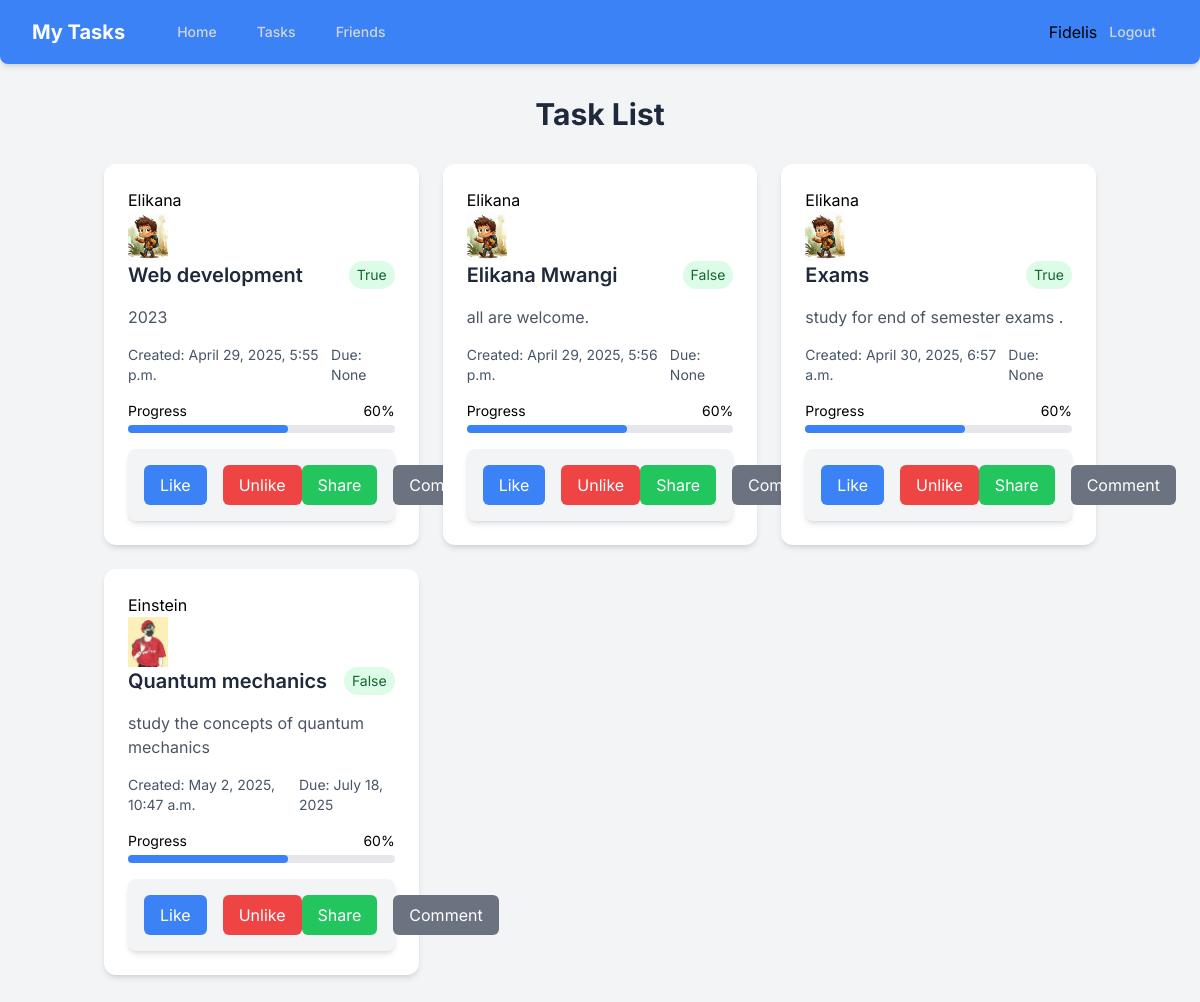
The app's page /tasks/friendstask (signed in) with its own data.
### tasks/models.py (models this page shows, shortened)
class Task(models.Model):
    title = models.CharField(max_length=200)
    description = models.TextField(blank=True, null=True)
    due_date = models.DateField(blank=True, null=True)
    created_at = models.DateTimeField(auto_now_add=True)
    updated_at = models.DateTimeField(auto_now=True)
    completed = models.BooleanField(default=False)
    user = models.ForeignKey(User, on_delete=models.CASCADE, related_name='tasks')

### friends/models.py (models this page shows, shortened)
class Profile(models.Model):
    user = models.OneToOneField(User, on_delete=models.CASCADE,related_name='profile')
    bio = models.TextField(max_length=500, blank=True)
    profile_picture = models.ImageField(upload_to='profile_pictures/', blank=True, null=True)
    firstname=models.TextField(max_length=200,blank=True)
    lastname=models.TextField(max_length=200,blank=True)
    location=models.TextField(max_length=200,blank=True)
    email=models.EmailField(blank=True)
    website=models.TextField(blank=True)

### tasks/views.py (the view)
# urls.py: path('friendstask',views.get_friends_task,name='get_friends_task'),
@login_required
def get_friends_task(request):
    friend_requests = FriendRequest.objects.filter(
        Q(sender=request.user) | Q(receiver=request.user), status='accepted'
    )
    friend_users = [
        friend.sender if friend.receiver == request.user else friend.receiver
        for friend in friend_requests
    ]
    tasks = Task.objects.filter(user__in=friend_users)
    return render(request, 'tasks/friends_task.html', {'tasks': tasks})

### tasks/templates/tasks/friends_task.html (shortened to what this page needs)
{% extends 'base.html' %}
{% block content %}
    <div class="container mx-auto px-4 py-8">
        <h1 class="text-3xl font-bold text-slate-800 mb-8 text-center">Task List</h1>
        {% if tasks %}
        <div class="grid grid-cols-1 md:grid-cols-2 lg:grid-cols-3 gap-6">
             {% for task in tasks %}
            <div class="bg-white rounded-xl shadow-md p-6 hover:shadow-lg transition-shadow">
                <div>
                    <p>{{ task.user.username }}</p>
                    <img class="w-10" src="{{ task.user.profile.profile_picture.url}}" alt="">
                </div>
                <div class="flex justify-between items-start mb-4">
                    <h3 class="text-xl font-semibold text-slate-800">{{ task.title }}</h3>
                    <span class="bg-green-100 text-green-800 text-sm px-2 py-1 rounded-full">{{ task.completed }}</span>
                </div>
                <div class="mb-4">
                    <p class="text-gray-600 mb-4">{{ task.description }}</p>
                </div>
                <div class="flex justify-between text-sm text-slate-600 mb-4">
                    <span>Created: {{ task.created_at }}</span>
                    <span>Due: {{ task.due_date }}</span>
                </div>
                <div class="mb-4">
                    <div class="flex justify-between text-sm mb-1">
                        <span>Progress</span>
                        <span>60%</span>
                    </div>
                    <div class="w-full bg-gray-200 rounded-full h-2">
                        <div class="bg-blue-500 rounded-full h-2 w-[60%]"></div>
                    </div>
                </div>
                <div class="flex justify-between bg-gray-100 p-4 rounded-lg shadow-md">
                    <div class="flex gap-4">
                        <form action="">
                            <button class="px-4 py-2 bg-blue-500 text-white rounded-md hover:bg-blue-600 transition">Like</button>
                        </form>
                        <form action="">
                            <button class="px-4 py-2 bg-red-500 text-white rounded-md hover:bg-red-600 transition">Unlike</button>
                        </form>
                    </div>
                    <div class="flex gap-4">
                        <form action="">
                            <button class="px-4 py-2 bg-green-500 text-white rounded-md hover:bg-green-600 transition">Share</button>
                        </form>
                        <form action="">
                            <button class="px-4 py-2 bg-gray-500 text-white rounded-md hover:bg-gray-600 transition">Comment</button>
                        </form>
                    </div>
                </div>
            </div>
           {% endfor %}
        </div>
</div>
        {% else %}
        <div class="bg-white rounded-xl shadow-md p-6 text-center">
            <p class="text-gray-600">No tasks available. Please add a new task.</p>
        </div>
        {% endif %}
    {% endblock %}

### friends/templates/base.html (shortened to what this page needs)
<!DOCTYPE html>
<html lang="en">
<head>
    <script src="https://cdn.tailwindcss.com"></script>
</head>
<body class="bg-gray-100 min-h-screen">
  <nav class="bg-blue-500 shadow-md rounded-b-lg">
    <div class="max-w-7xl mx-auto px-4 sm:px-6 lg:px-8">
      <div class="flex items-center justify-between h-16">
        <div class="flex items-center">
          <div class="flex-shrink-0">
            <a href="#" class="text-white font-bold text-xl">My Tasks</a>
          </div>
          <div class="hidden md:block">
            <div class="ml-10 flex items-baseline space-x-4">
              <a href="#" class="text-gray-300 hover:bg-blue-600 hover:text-white px-3 py-2 rounded-md text-sm font-medium">Home</a>
              <a href="{% url 'get_friends_task' %}" class="text-gray-300 hover:bg-blue-600 hover:text-white px-3 py-2 rounded-md text-sm font-medium">Tasks</a>
              <a href="{% url 'friends:list_friends' %}" class="text-gray-300 hover:bg-blue-600 hover:text-white px-3 py-2 rounded-md text-sm font-medium">Friends</a>
            </div>
          </div>
        </div>
        {% if user.is_authenticated %}
        <div class="hidden md:block">
          <div class="ml-4 flex items-center">
            <a href="{% url 'friends:my_profile' %}">
            <p class="cursor-pointer">{{ user.username }}</p>
        </a>
            <form method="post" action="{% url 'logout' %}">
              <button type="submit" class="text-gray-300 hover:bg-blue-600 hover:text-white px-3 py-2 rounded-md text-sm font-medium">Logout</button>
          </form>
          </div>
        </div>
        {% else %}
        <div class="hidden md:block">
          <div class="ml-4 flex items-center">
            <a href="#" class="text-gray-300 hover:bg-blue-600 hover:text-white px-3 py-2 rounded-md text-sm font-medium">Login</a>
          </div>
        </div>
        {% endif %}
      </div>
    </div>
  </nav>
    {% block content %}
    {% endblock %}
</body>
</html>

### friends/templates/base.html (style rules this page uses)
body { font-family: 'Inter', sans-serif; }

### records on screen
Task: user.username "Elikana", user.profile.profile_picture (picture), title "Web development", completed "True", description "2023", created_at "April 29, 2025, 5:55 p.m.", due_date "None"
Task: user.username "Elikana", user.profile.profile_picture (picture), title "Elikana Mwangi", completed "False", description "all are welcome.", created_at "April 29, 2025, 5:56 p.m.", due_date "None"
Task: user.username "Elikana", user.profile.profile_picture (picture), title "Exams", completed "True", description "study for end of semester exams .", created_at "April 30, 2025, 6:57 a.m.", due_date "None"
Task: user.username "Einstein", user.profile.profile_picture (picture), title "Quantum mechanics", completed "False", description "study the concepts of quantum mechanics", created_at "May 2, 2025, 10:47 a.m.", due_date "July 18, 2025"

### other values on screen
{{ user.username }} "Fidelis"
